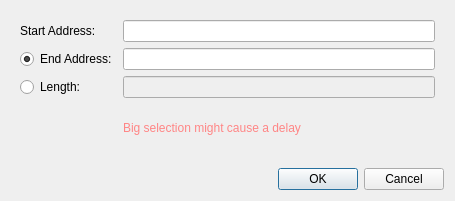
<?xml version="1.0" encoding="UTF-8"?>
<ui version="4.0">
 <class>HexdumpRangeDialog</class>
 <widget class="QDialog" name="HexdumpRangeDialog">
  <property name="geometry">
   <rect>
    <x>0</x>
    <y>0</y>
    <width>455</width>
    <height>201</height>
   </rect>
  </property>
  <property name="windowTitle">
   <string>Select Block</string>
  </property>
  <layout class="QVBoxLayout" name="dialogLayout">
   <item>
    <widget class="QWidget" name="gridLayoutWidget">
     <layout class="QGridLayout" name="gridLayout">
      <item row="2" column="0">
       <layout class="QHBoxLayout" name="horizontalLayout">
        <item>
         <widget class="QRadioButton" name="endAddressRadioButton">
          <property name="toolTip">
           <string>Exclusive end address</string>
          </property>
          <property name="text">
           <string>End Address:</string>
          </property>
          <property name="checked">
           <bool>true</bool>
          </property>
          <attribute name="buttonGroup">
           <string notr="true">buttonGroup</string>
          </attribute>
         </widget>
        </item>
       </layout>
      </item>
      <item row="0" column="0">
       <widget class="QLabel" name="startAddressLabel">
        <property name="text">
         <string>Start Address:</string>
        </property>
       </widget>
      </item>
      <item row="0" column="1">
       <widget class="QLineEdit" name="startAddressLineEdit">
        <property name="maxLength">
         <number>18</number>
        </property>
       </widget>
      </item>
      <item row="2" column="1">
       <widget class="QLineEdit" name="endAddressLineEdit">
        <property name="toolTip">
         <string>Exclusive end address</string>
        </property>
        <property name="maxLength">
         <number>18</number>
        </property>
       </widget>
      </item>
      <item row="3" column="1">
       <widget class="QLineEdit" name="lengthLineEdit">
        <property name="enabled">
         <bool>false</bool>
        </property>
        <property name="maxLength">
         <number>10</number>
        </property>
       </widget>
      </item>
      <item row="3" column="0">
       <widget class="QRadioButton" name="lengthRadioButton">
        <property name="text">
         <string>Length:</string>
        </property>
        <attribute name="buttonGroup">
         <string notr="true">buttonGroup</string>
        </attribute>
       </widget>
      </item>
      <item row="4" column="1">
       <widget class="QLabel" name="selectionWarningLabel">
        <property name="enabled">
         <bool>true</bool>
        </property>
        <property name="visible">
         <bool>false</bool>
        </property>
        <property name="text">
         <string>&lt;html&gt;&lt;head/&gt;&lt;body&gt;&lt;p&gt;&lt;span style=" color:#ff8585;"&gt;Big selection might cause a delay&lt;/span&gt;&lt;/p&gt;&lt;/body&gt;&lt;/html&gt;</string>
        </property>
        <property name="wordWrap">
         <bool>true</bool>
        </property>
       </widget>
      </item>
     </layout>
    </widget>
   </item>
   <item>
    <widget class="QDialogButtonBox" name="buttonBox">
     <property name="orientation">
      <enum>Qt::Horizontal</enum>
     </property>
     <property name="standardButtons">
      <set>QDialogButtonBox::Cancel|QDialogButtonBox::Ok</set>
     </property>
    </widget>
   </item>
  </layout>
 </widget>
 <resources/>
 <connections>
  <connection>
   <sender>buttonBox</sender>
   <signal>accepted()</signal>
   <receiver>HexdumpRangeDialog</receiver>
   <slot>accept()</slot>
   <hints>
    <hint type="sourcelabel">
     <x>248</x>
     <y>254</y>
    </hint>
    <hint type="destinationlabel">
     <x>157</x>
     <y>274</y>
    </hint>
   </hints>
  </connection>
  <connection>
   <sender>buttonBox</sender>
   <signal>rejected()</signal>
   <receiver>HexdumpRangeDialog</receiver>
   <slot>reject()</slot>
   <hints>
    <hint type="sourcelabel">
     <x>316</x>
     <y>260</y>
    </hint>
    <hint type="destinationlabel">
     <x>286</x>
     <y>274</y>
    </hint>
   </hints>
  </connection>
 </connections>
 <buttongroups>
  <buttongroup name="buttonGroup"/>
 </buttongroups>
</ui>
